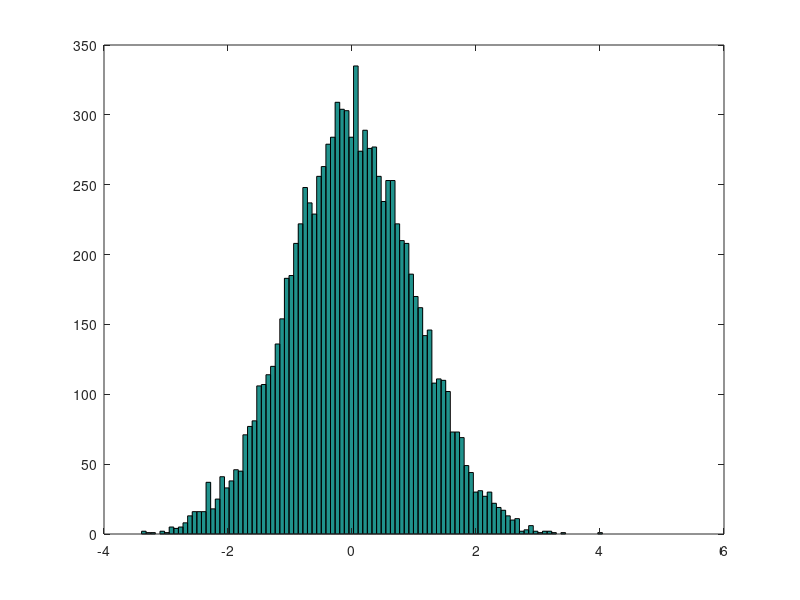

This chart was generated by the following MATLAB code:
disp("--- You are running 'f02_matrices' file now ---")

% Defining matrices
disp("\nDefining matrices")
A = [1 2; 3 4; 5 6]    % 3x2 matrix

B = [1 2;
3 4;
5 6]                   % same

C = [1; 2; 3]          % vector

D = 1:0.1:2            % vector containing [1..2] range with step of 0.1

E = 1:6                % vector containing [1..6] range with step of 1

size(A)                % 3x2. The result itself is a 1 x 2 matrix
size(A, 1)             % 3
size(A, 2)             % 2
A(1:6)                 % 1 3 5 2 4 6
length(A)              % 3 - length returns the largest dimension value

% Matrix generation functions
disp("\nMatrix generation functions")
F = ones(3,2)          % 3x2 matrix of ones
G = zeros(3,2)         % 3x2 matrix of zeros. Note that it's 'zeros', not 'zeroes' like in NumPy
H = eye(3,3)           % 3x3 identity matrix

I = rand(3,2)          % 3x2 matrix of random-distributed values in [0..1] range
                       % (uniform distribution)

J = randn(3,2)         % 3x2 matrix of random-distributed values in [-..1] range
                       % (normal / gaussian distribution with mean value = 0 and variance = 1)

K = randn(3,2)         % 3x2 matrix of random-distributed values in [-..1] range
                       % (normal / gaussian distribution with mean value = 0 and variance = 1)

hist(randn(1,10000), 100)    % print histogam with 10 bins
